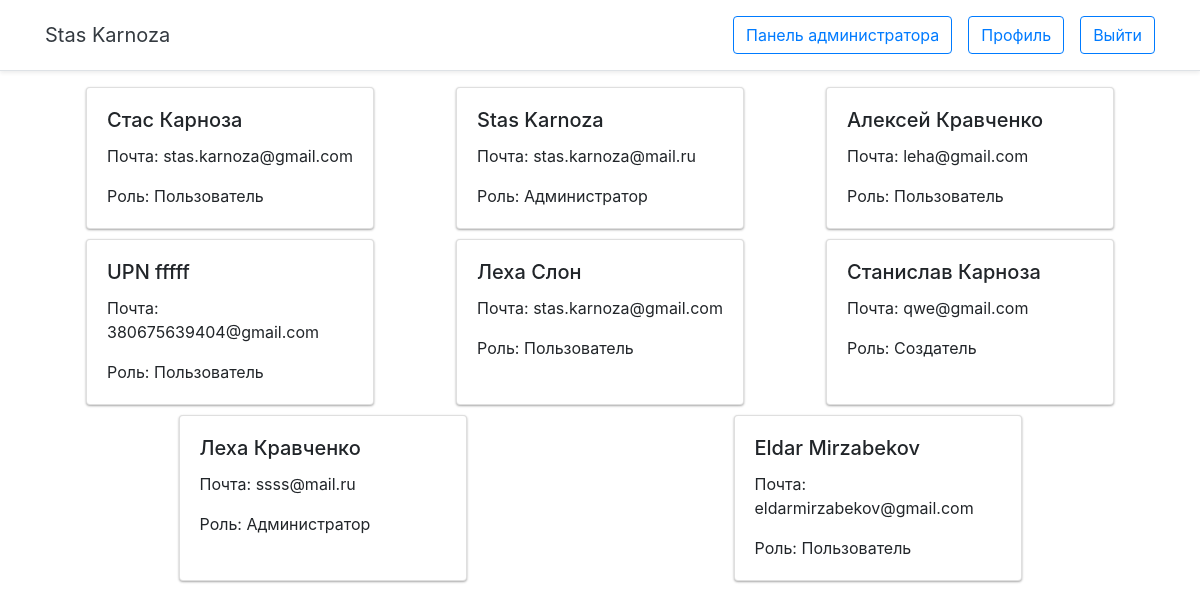
The app's page /admin/creator-panel.php (signed in) with its own data.
### tables this page shows
CREATE TABLE `users` (
  `id` int(10) UNSIGNED NOT NULL,
  `name` varchar(50) NOT NULL,
  `surname` varchar(50) NOT NULL,
  `login` varchar(50) NOT NULL,
  `email` varchar(100) NOT NULL,
  `password` varchar(100) NOT NULL,
  `lvluser` int(11) NOT NULL DEFAULT 1
);

### scripts/classes.php (the view, shortened to what this page needs)
<?php
class Admin
{
    function drawPanel()
    {
        echo ' <a class="btn btn-outline-primary mr-3" href="../admin/creator-panel.php">Панель администратора</a>';
    }
    function draw($connection)
    {
        $result = mysqli_query($connection, "SELECT * FROM `users` ");
        while ($row = mysqli_fetch_array($result)) {
            switch ($row['lvluser']) {
                case 1:
                    $row['role'] = "Пользователь";
                    break;
                case 3:
                    $row['role'] = "Администратор";
                    break;
                case 4:
                    $row['role'] = "Создатель";
                    break;
            }
            echo '<div class="card" style="width: 18rem;">
            <div class="card-body">
              <h5 class="card-title">' . $row['name'] . ' ' . $row['surname'] . '</h5>
              <p class="card-text">Почта: ' . $row['email'] . '</p>
              <p class="card-text">Роль: ' . $row['role'] . '</p>
            </div>
          </div>';
        }
    }
}

### blocks/header.php (shortened to what this page needs)
<?php session_start();
include "../scripts/classes.php";
?>
<!DOCTYPE html>
<html lang="en">
<head>
    <link rel="stylesheet" href="../css/style.css">
    <link rel="stylesheet" href="../css/bootstrap.min.css">
</head>
<body>
    <?php
    if (!isset($_SESSION['user'])) {
    ?>
        <header>
            <div class="bg-white border-bottom shadow-sm p-3 px-md-4 mb-3">
                <div class="container">
                    <div class="d-flex flex-column flex-md-row align-items-center ">
                        <h5 class="my-0 mr-md-auto font-weight-normal"><a href="./index.php" class="text-dark logo">MyWebSite</a></h5>
                        <a class="btn btn-outline-primary" href="../blocks/authorization.php">Войти</a>
                    </div>
                </div>
            </div>
        </header>
    <?php
    } else {
    ?>
        <header>
            <div class=" bg-white border-bottom shadow-sm p-3 px-md-4 mb-3">
                <div class="container ">
                    <div class="d-flex flex-column flex-md-row align-items-center ">
                        <h5 class="my-0 mr-md-auto font-weight-normal"><a href="../blocks/index.php" class="text-dark logo"><?php echo $_SESSION['user']['name'] . ' ' . $_SESSION['user']['surname']; ?></a></h5>
                        <?php $USER_RIGHTS->drawPanel(); ?>
                        <a class="btn btn-outline-primary mr-3" href="../blocks/profile.php">Профиль</a>
                        <a class="btn btn-outline-primary" href="/authorization/logout.php">Выйти</a>
                    </div>
                </div>
            </div>
        </header>
    <?php
    } ?>

### admin/creator-panel.php (shortened to what this page needs)
<?php
include "../blocks/header.php";
require_once "../scripts/classes.php";
?>
<section class="users">
  <div class="container">
    <div class="users-items">
      <?php
      $USER_RIGHTS->draw($connection);
      ?>
    </div>
  </div>
</section>

### css/style.css (style rules this page uses)
.users-items { display:flex;flex-wrap:wrap;justify-content:space-around }
.card { margin-bottom:10px;box-shadow:0 1px 3px rgba(0,0,0,0.12),0 1px 2px rgba(0,0,0,0.24);transition:all .3s cubic-bezier(.25, .8, .25, 1) }

### records on screen
users: name "Стас", surname "Карноза", email "stas.karnoza@gmail.com", role "Пользователь"
users: name "Stas", surname "Karnoza", email "stas.karnoza@mail.ru", role "Администратор"
users: name "Алексей", surname "Кравченко", email "leha@gmail.com", role "Пользователь"
users: name "UPN", surname "fffff", email "380675639404@gmail.com", role "Пользователь"
users: name "Леха", surname "Слон", email "stas.karnoza@gmail.com", role "Пользователь"
users: name "Станислав", surname "Карноза", email "qwe@gmail.com", role "Создатель"
users: name "Леха", surname "Кравченко", email "ssss@mail.ru", role "Администратор"
users: name "Eldar", surname "Mirzabekov", email "eldarmirzabekov@gmail.com", role "Пользователь"

### other values on screen
$_SESSION['user']['name'] "Stas"
$_SESSION['user']['surname'] "Karnoza"
